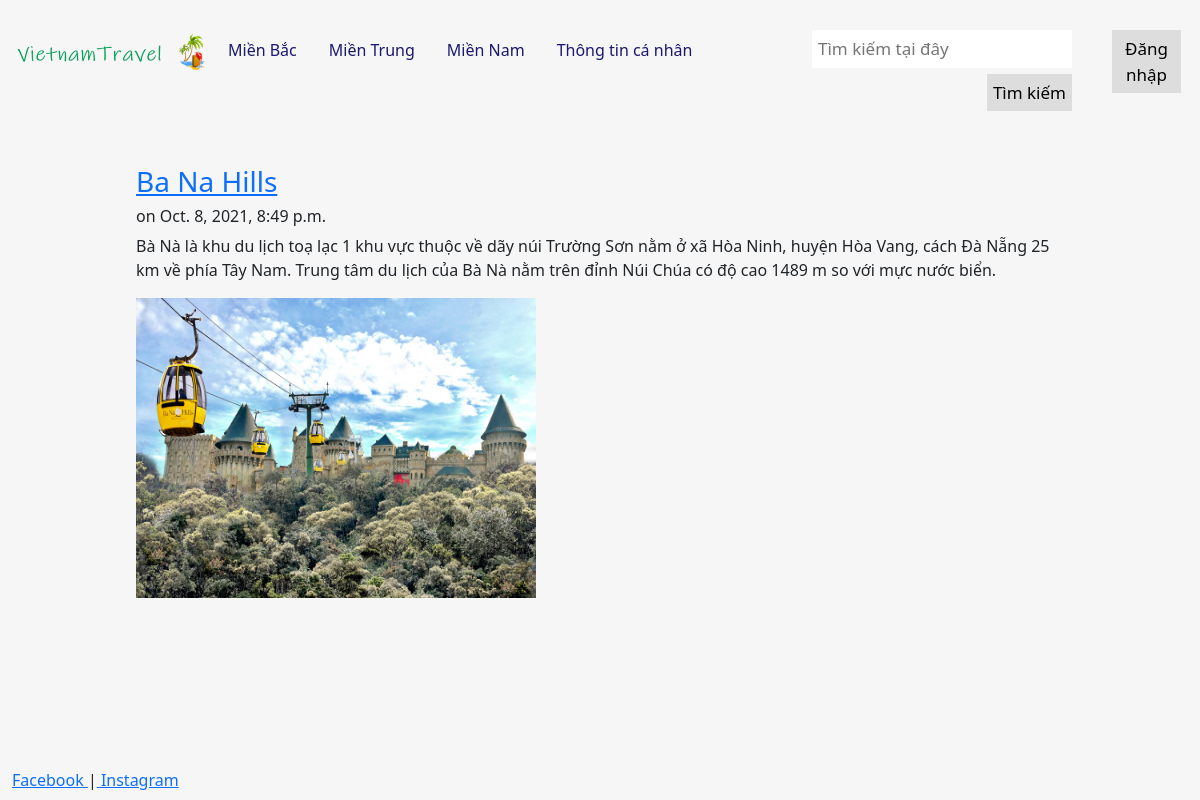
Screenshot of /centraltravel/1/ with the database file from the repository.
### centraltravel/models.py (models this page shows, shortened)
class Post_Central(models.Model):
    title = models.CharField(max_length=500)
    content = models.TextField()
    image = models.ImageField(upload_to='images')
    created_at = models.DateTimeField(auto_now_add=True)
    upload_to = models.DateTimeField(auto_now=True)

### centraltravel/views.py (the view)
# urls.py: path('centraltravel/<int:id>/', views.post)
def post(request, id):
    post = Post_Central.objects.get(id = id)
    return render(request, 'centraltravel/postCentral.html', {'postCentral': post})

### centraltravel/templates/centraltravel/postCentral.html (shortened to what this page needs)
<!DOCTYPE html>
<html lang="en">
<head>
    {% load static %}
    <link rel="stylesheet" href="{%  static 'css/bootstrap.min.css' %}" type="text/css">
</head>
<body>
    <br>
    <div class="container-fluid" style="min-height: 93%">
        <div class="row" style="color: #ffffff">
            <div class="col-sm-2">
                <div style="text-align: left;">
                    <a href="/"><img src="{% static 'images/logo.png' %}" class="responsive-img" style="max-height: 60px"/></a>
                </div>
                <br>
            </div>
            <div class="col-sm-6">
                <div class="bs-sliderbar">
                    <ul class="nav">
                        <li><a class="nav-link" href="/northtravel" style="color: midnightblue">Miền Bắc</a></li>
                        <li><a class="nav-link" href="/centraltravel" style="color: midnightblue">Miền Trung</a></li>
                        <li><a class="nav-link" href="/southtravel" style="color: midnightblue">Miền Nam</a></li>
                        <li><a class="nav-link" href="/information" style="color: midnightblue">Thông tin cá nhân</a></li>
                    </ul>
                </div>
            </div>
            <div class="col-sm-3">
                <div class="search-container">
                    <form action="/">
                        <input type="text" placeholder="Tìm kiếm tại đây" name="search">
                        <button type="submit">Tìm kiếm</button>
                    </form>
                </div>
            </div>
            <div class="col-sm-1">
                <button type="submit">Đăng nhập</button>
            </div>
        </div>
        <br>
        <div class="row">
            <div class="col-sm-1">
            </div>
            <div class="col-sm-10">
                <br>
                <div class="container-fluid">
                    {% block content %}
                        <h3><a href="/centraltravel/{{ postCentral.id }}">{{ postCentral.title }}</a></h3>
                        <h6>on {{ postCentral.upload_to }}</h6>
                        {{ postCentral.content|safe|linebreaks }}
                        <img src="{{ postCentral.image.url }}" alt="" class="img-responsive" style="width: 400px; height: 300px">
                    {% endblock %}
                </div>
            </div>
            <div class="col-sm-1">
            </div>
        </div>
    </div>
    <footer>
        <div class="container-fluid">
            <a href="https://www.facebook.com/vhuytran.2610/">Facebook </a>|<a href="https://www.instagram.com/vhuy.tran/"> Instagram</a>
        </div>
    </footer>
</body>
</html>

### centraltravel/templates/centraltravel/postCentral.html (style rules this page uses)
html, body { height: 100%; background-color: #f6f6f6; }
.col-sm-6 { margin-top: 6px; }
.col-sm-10 { margin-top: 6px; }
.col-sm-3 .search-container { float: right; }
.col-sm-3 input[type=text] { padding: 6px; margin-top: 6px; font-size: 17px; border: none; }
.col-sm-3 .search-container button { float: right; padding: 6px; margin-top: 6px; margin-right: 16px; background: #ddd; font-size: 17px; border: none; cursor: pointer; }
.col-sm-1 button { float: right; padding: 6px; margin-top: 6px; margin-right: 7px; background: #ddd; font-size: 17px; border: none; cursor: pointer; }

### rows the page displays
Post_Central: title "Ba Na Hills", upload_to "Oct. 8, 2021, 8:49 p.m.", content "Bà Nà là khu du lịch toạ lạc 1 khu vực thuộc về dãy núi Trường Sơn nằm ở xã Hòa Ninh, huyện Hòa Vang, cách Đà Nẵng 25 km về phía Tây Nam. Trung tâm du lịch của Bà Nà nằm trên đỉnh Núi Chúa có độ cao 1489 m so với mực nước biển.", image (picture)
